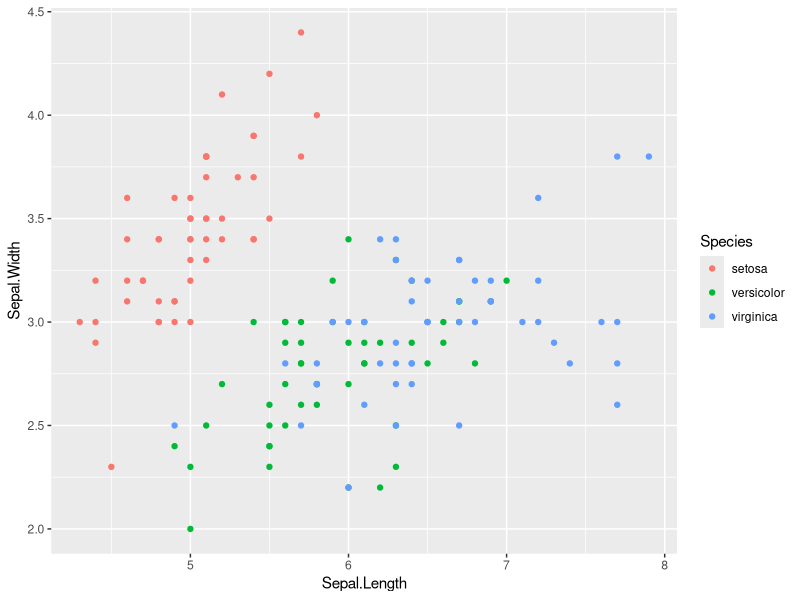
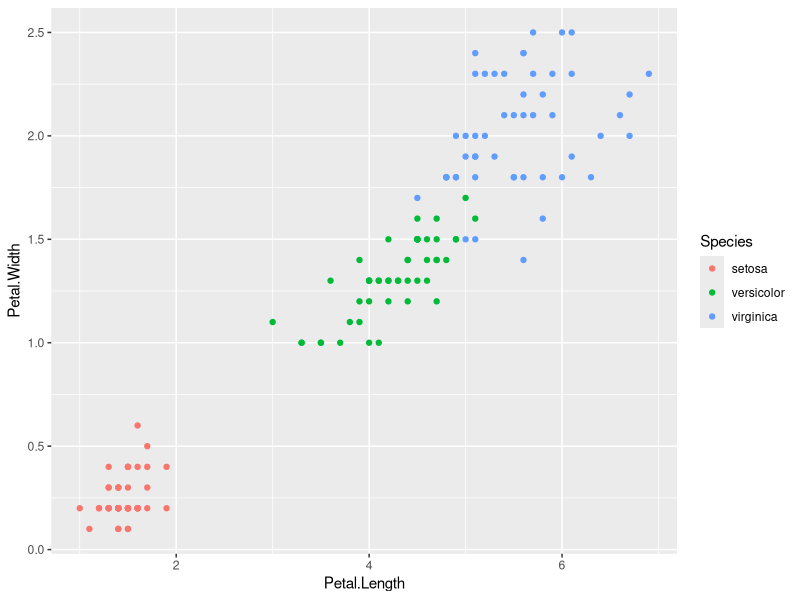
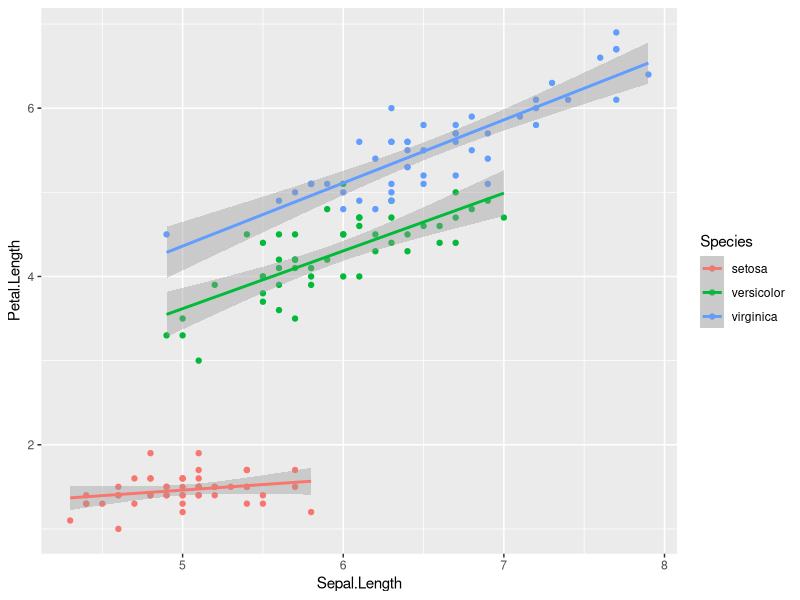

These figures' R source, in order:
## ---- chunk 1
if (! requireNamespace("ggplot2")) install.packages("ggplot2")
library(ggplot2)
## ---- chunk 2
help(package="datasets")
## ---- chunk 3
head(iris)
## ---- chunk 4
ggplot(iris, aes(x=Sepal.Length, y=Sepal.Width, color=Species)) +
  geom_point()
## ---- chunk 5
ggplot(iris, aes(x=Petal.Length, y=Petal.Width, color=Species)) +
  geom_point()
## ---- chunk 6
ggplot(iris, aes(x=Sepal.Length, y=Petal.Length, color=Species)) +
  geom_point() +
  stat_smooth(method = lm, level = 0.99)
